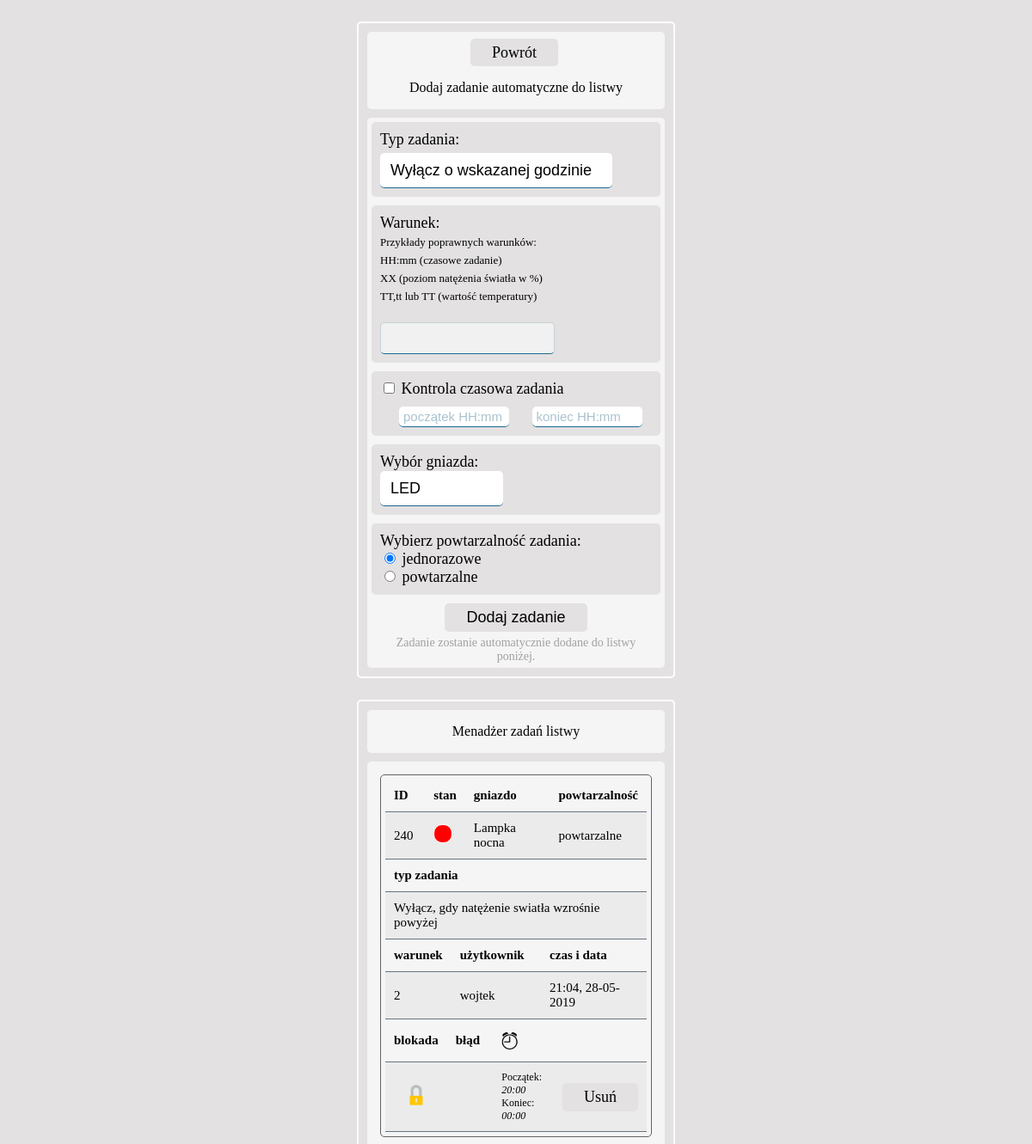
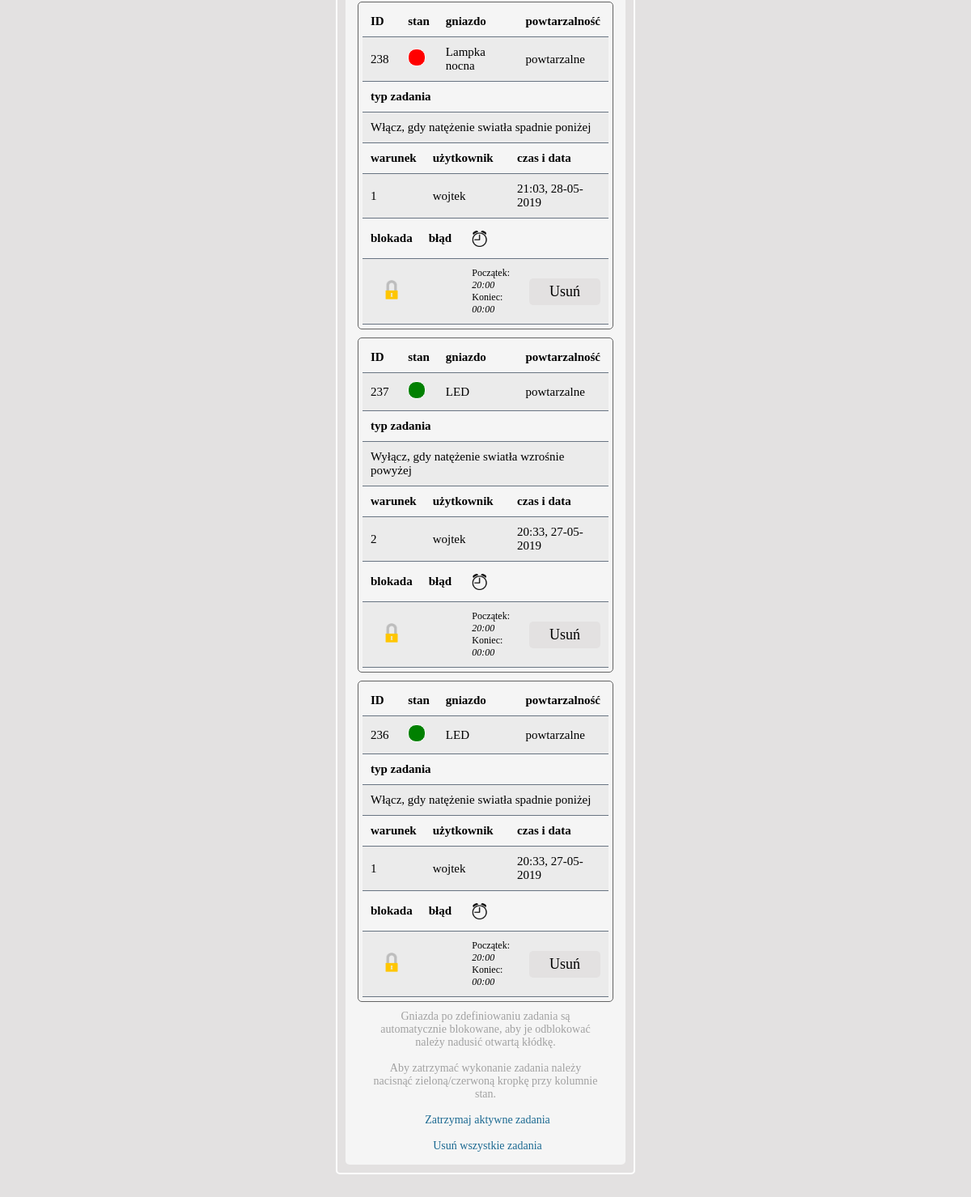
/ipacs_mobile/tasks.php?adapter_id=2 (signed in), run on the app's committed database (2 pictures, top to bottom).
### tables this page shows
CREATE TABLE `socket_tasks` (
  `task_id` int(11) NOT NULL,
  `socket_id` int(11) NOT NULL,
  `sensor_id` int(11) NOT NULL,
  `adapter_id` int(11) NOT NULL,
  `task_type` text NOT NULL,
  `task_condition` text NOT NULL,
  `task_time_controlled` tinyint(1) NOT NULL DEFAULT '0',
  `task_time_on` varchar(5) NOT NULL,
  `task_time_off` varchar(5) NOT NULL,
  `task_cycle` tinyint(1) NOT NULL DEFAULT '0',
  `task_state` tinyint(1) NOT NULL DEFAULT '1',
  `task_date` text NOT NULL,
  `task_time` text NOT NULL,
  `task_user` text NOT NULL,
  `task_cancel` text NOT NULL,
  `task_active` tinyint(1) NOT NULL DEFAULT '1',
  `task_error` text NOT NULL
);

CREATE TABLE `sockets` (
  `socket_id` int(11) NOT NULL,
  `adapter_id` int(11) NOT NULL,
  `socket_name` text NOT NULL,
  `socket_state` tinyint(1) DEFAULT '0',
  `socket_task_control` tinyint(1) NOT NULL DEFAULT '0'
);

### ipacs_mobile/tasks.php (the view, shortened to what this page needs)
<?php
    require_once "mysql_connect.php";
    $link = @new mysqli($host, $db_user, $db_password, $db_name);
    if ($link->connect_errno!=0)
    {
        echo "Error: ".$link->connect_errno;
    }
    else
    {
        if($result = @$link->query('
        SELECT task_time_controlled, task_time_on, task_time_off, task_active, task_cycle,task_id, sockets.socket_name, sensors.sensor_name, sensors.sensor_type, task_type, task_condition, task_state, task_date, task_time, task_user, sensors.adapter_id, task_error, sockets.socket_id, sockets.socket_task_control
            FROM socket_tasks
            INNER JOIN sensors
            	ON socket_tasks.sensor_id=sensors.sensor_id AND sensors.adapter_id = '.$_GET['adapter_id'].'
            INNER JOIN sockets
            	ON socket_tasks.socket_id=sockets.socket_id
            WHERE `task_state`=1 ORDER by `task_id` DESC
        '))
        {
            if($result->num_rows > 0)
            {
                $i = 0;
                while($row = $result->fetch_assoc())
                {
                    $data[$i]['task_id'] = $row['task_id'];
                    $data[$i]['socket_name'] = $row['socket_name'];
                    $data[$i]['task_condition'] = $row['task_condition'];
                    $data[$i]['task_cycle'] = $row['task_cycle'];
                    $data[$i]['sensor_name'] = $row['sensor_name'];
                    $data[$i]['sensor_type'] = $row['sensor_type'];
                    $data[$i]['task_user'] = $row['task_user'];
                    $data[$i]['task_time'] = $row['task_time'];
                    $data[$i]['task_date'] = $row['task_date'];
                    $data[$i]['task_id'] = $row['task_id'];
                    $data[$i]['task_type'] = $row['task_type'];
                    $data[$i]['task_error'] = $row['task_error'];
                    $data[$i]['socket_id'] = $row['socket_id'];
                    $data[$i]['socket_task_control'] = $row['socket_task_control'];
                    $data[$i]['task_active'] = $row['task_active'];
                    $data[$i]['task_time_controlled'] = $row['task_time_controlled'];
                    $data[$i]['task_time_on'] = $row['task_time_on'];
                    $data[$i]['task_time_off'] = $row['task_time_off'];
                    $i++;
                }
            }
        }
        else
        {
            echo "ERROR: Could not able to execute $link. ";
        }
        if($result = @$link->query('SELECT * FROM sockets WHERE `adapter_id`='.$_GET['adapter_id']))
        {
            if($result->num_rows > 0)
            {
                $i = 0;
                while($row = $result->fetch_assoc())
                {
                    $sockets[$i]['socket_id'] = $row["socket_id"];
                    $sockets[$i]['socket_name'] = $row["socket_name"];
                    $sockets[$i]['socket_state'] = $row["socket_state"];
                    $sockets[$i]['socket_task_control'] = $row["socket_task_control"];
                    $i++;
                }
            }
            else
            {
               echo "Error: No sockets";;
            }
        }
        else
        {
            echo "Error: result ".$adapters['adapter_id'];
        }
}
?>
<!DOCTYPE html>
<html lang="pl">
<head>
    <link rel="stylesheet" href="styl.css">
</head>
<body>
    <div id="container">
        <div class="panel">
            <div class="subPanelTop">
            <div style="float:left; margin-left: 120px; position: fixed;"><a href="index.php" class="goBack" style="line-height: 20px">Powrót</a></div><br>
                Dodaj zadanie automatyczne do listwy
            </div>
            <?php if ($_SESSION['user_permission'] > 0)
            echo '
            <div class="subPanelDetails" style="padding: 5px;">
                <form name="add" method="post" action="task_add.php?adapter_id='.$_GET["adapter_id"].'">
                    <div class="tasksDiv">Typ zadania: <br>
                    <select name="tasks" id="taskSelect" style="margin-top: 5px;width: 270px;">
                        <option value="time_off">Wyłącz o wskazanej godzinie</option>
                    </select></div><br>
                    <div class="tasksDiv">Warunek: <br>
                    <font size="2">
                    Przykłady poprawnych warunków:<br>
                    HH:mm (czasowe zadanie)<br>
                    XX (poziom natężenia światła w %)<br>
                    TT,tt lub TT (wartość temperatury)<br>
                    </font><br>
                    <input type="text" name="condition" class="taskCondition" id="condition">
                    </div><br>
                    <div class="tasksDiv">
                        <input type="checkbox" name="timeControlledTask"> Kontrola czasowa zadania<br>
                        <div id="pokazane_warunki" style="margin-top: 10px;">
                            <input type="text" size="11" class="changeName" name="timeOn" placeholder="początek HH:mm"/>
                            <input type="text" size="11" class="changeName" name="timeOff" placeholder="koniec HH:mm"/>
                        </div>
                    </div><br>
                    <div class="tasksDiv">Wybór gniazda:<br>
                    <select name="sockets">';
                            foreach($sockets as $socket)
                            {
                                echo '<option value="'.$socket["socket_id"].'">'.$socket["socket_name"].'</option>';
                            }
                    echo '</select></div><br>
                    <div class="tasksDiv">Wybierz powtarzalność zadania:<br>
                    <input type="radio" name="repeatability" value="0" checked> jednorazowe<br>
                    <input type="radio" name="repeatability" value="1"> powtarzalne<br></div>
                    <br>
                    <center><button name="submit" class="panelButton">Dodaj zadanie</button></center>
                    <div class="hintText" style="float: right;margin-top: 5px;">
                        Zadanie zostanie automatycznie dodane do listwy poniżej.
                    </div>
                </form>
            </div>
            </div>';
        ?>
        <div class="panel" id="tasks">
            <div class="subPanelTop">
                Menadżer zadań listwy
            </div>
            <div class="subPanelDetailsTasks">
                    <?php
                        if (!empty($data))
                        {
                            foreach($data as $row)
                            {
                                echo '<div class="subPanelConfigAdapter" id="id-'.$row['task_id'].'">
                                        <table class="logs" style="font-size: 14px;">
                                            <tr>
                                                <th class="logs" width="20%">ID</th>
                                                <th class="logs" width="10%">stan</th>
                                                <th class="logs" width="70%">gniazdo</th>
                                                <th class="logs" width="30px">powtarzalność</th>
                                            </tr><tr class="logs">';
                                echo '<td class="logs">'.$row['task_id'].'</td>';
                                if ($row['task_active'] == "1")
                                    echo '<td class="logs"><a href="task_activation.php?task_id='.$row['task_id'].'&inactive=1" class="task_active"></a></td>';
                                else if ($row['task_active'] == "0")
                                    echo '<td class="logs"><a href="task_activation.php?task_id='.$row['task_id'].'&active=1" class="task_inactive"></a></td>';
                                else
                                    echo '<td class="logs">'.$row['task_active'].'</td>';
                                echo '<td class="logs">'.$row['socket_name'].'</td>';
                                if ($row['task_cycle'] == 1)
                                    echo '<td class="logs">powtarzalne</td>';
                                else if ($row['task_cycle'] == 0)
                                    echo '<td class="logs">jednorazowe</td>';
                                echo '</tr></table>
                                <table class="logs" style="font-size: 14px;">
                                            <tr>
                                                <th class="logs" width="150px">typ zadania</th>
                                            </tr><tr class="logs">';
                                if ($row['task_type'] == "time_on")
                                    echo '<td class="logs">Włącz o wskazanej godzinie</td>';
                                else if ($row['task_type'] == "time_off")
                                    echo '<td class="logs">Wyłącz o wskazanej godzinie</td>';
                                else if ($row['task_type'] == "temp_up_off")
                                    echo '<td class="logs">Wyłącz, gdy temperatura wzrośnie powyżej</td>';
                                else if ($row['task_type'] == "temp_up_on")
                                    echo '<td class="logs">Włącz, gdy temperatura wzrośnie powyżej</td>';
                                else if ($row['task_type'] == "temp_down_off")
                                    echo '<td class="logs">Wyłącz, gdy temperatura spadnie poniżej</td>';
                                else if ($row['task_type'] == "temp_down_on")
                                    echo '<td class="logs">Włącz, gdy temperatura spadnie poniżej</td>';
                                else if ($row['task_type'] == "light_up_off")
                                echo '<td class="logs">Wyłącz, gdy natężenie swiatła wzrośnie powyżej</td>';
                                else if ($row['task_type'] == "light_up_on")
                                    echo '<td class="logs">Włącz, gdy natężenie swiatła wzrośnie powyżej</td>';
                                else if ($row['task_type'] == "light_up_on")
                                    echo '<td class="logs">Włącz, gdy natężenie swiatła przekroczy</td>';
                                else if ($row['task_type'] == "light_down_off")
                                    echo '<td class="logs">Wyłącz, gdy natężenie swiatła spadnie poniżej</td>';
                                else if ($row['task_type'] == "light_down_on")
                                    echo '<td class="logs">Włącz, gdy natężenie swiatła spadnie poniżej</td>';
                                    echo '</tr></table>';
                                echo '<table class="logs" style="font-size: 14px;">
                                            <tr>
                                                <th class="logs" width="20%">warunek</th>
                                                <th class="logs" width="35%">użytkownik</th>
                                                <th class="logs" width="45%">czas i data</th>
                                            </tr><tr class="logs">';
                                    echo '<td class="logs">'.$row['task_condition'].'</td>';
                                echo '<td class="logs">'.$row['task_user'].'</td>';
                                echo '<td class="logs">'.$row['task_time'].', '.$row['task_date'].'</td>';
                                echo '</tr></table>';
                                echo '<table class="logs" style="font-size: 14px;">
                                            <tr>
                                                <th class="logs" width="20%">blokada</th>
                                                <th class="logs" width="40%">błąd</th>
                                                <th class="logs" width="40%"><img src="clock.png" width="20px" style="margin-top: 5px;"/></th>';
                                                if ($_SESSION['user_permission'] > 0) echo '<th class="logs" width="40%" align="right"></th>
                                            </tr><tr class="logs">';
                                if ($row['socket_task_control'] == 1)
                                    echo '<td class="logs"><a href="socket_lock.php?socket_id='.$row['socket_id'].'&lock=0&task_id='.$row['task_id'].'"><img src="padlock_unlocked.png" width="30px" height="30px" title="Odblokuj gniazdo"/></a></td>';
                                else
                                    echo '<td class="logs"><center><a href="socket_lock.php?socket_id='.$row['socket_id'].'&lock=1&task_id='.$row['task_id'].'"><img src="padlock_locked.png" width="30px" height="30px" title="Zablokuj gniazdo"/></a></center></td>';
                                echo '<td class="logs"><font color="red">'.$row['task_error'].'</font></td>';
                                if ($row['task_time_controlled'] == 1)
                                    echo '<td class="logs" style="font-size: 12px;">Początek: <i>'.$row['task_time_on'].'</i><br>Koniec: <i>'.$row['task_time_off'].'</i></td>';
                                else
                                    echo '<td class="logs"></td>';
                                if ($_SESSION['user_permission'] > 0) echo '<td class="logs" align="right"><a href="task_cancel.php?task_id='.$row['task_id'].'" class="goBack">Usuń</a></td>';
                                echo '</tr></table>';
                                echo '</div>';
                            }
                        }
                        else
                        {
                            echo '</table><br>Brak zadań';
                        }
                    ?>
                    <center><div class="hintText">
                        Gniazda po zdefiniowaniu zadania są automatycznie blokowane, aby je odblokować należy nadusić otwartą kłódkę.<br> <br>
                        Aby zatrzymać wykonanie zadania należy nacisnąć zieloną/czerwoną kropkę przy kolumnie stan.<br><br>
                        <?php
                            echo '<a href="task_mgmt.php?adapter_id='.$_GET['adapter_id'].'&pause=1" class="configLink">Zatrzymaj aktywne zadania</a><br><br>';
                            echo '<a href="task_mgmt.php?adapter_id='.$_GET['adapter_id'].'&cancel=1" style="margin-top: 5px;" class="configLink">Usuń wszystkie zadania</a>';
                        ?>
                    </div></center>
            </div>
        </div>
    </div>
</body>
</html>

### data on the page
socket_tasks: task_id "240", socket.socket_name "Lampka nocna", task_cycle "powtarzalne", shows "Wyłącz, gdy natężenie swiatła wzrośnie powyżej", task_condition "2", task_user "wojtek", task_time "21:04", task_date "28-05-2019", task_time_on "20:00", task_time_off "00:00"
socket_tasks: task_id "238", socket.socket_name "Lampka nocna", task_cycle "powtarzalne", shows "Włącz, gdy natężenie swiatła spadnie poniżej", task_condition "1", task_user "wojtek", task_time "21:03", task_date "28-05-2019", task_time_on "20:00", task_time_off "00:00"
socket_tasks: task_id "237", socket.socket_name "LED", task_cycle "powtarzalne", shows "Wyłącz, gdy natężenie swiatła wzrośnie powyżej", task_condition "2", task_user "wojtek", task_time "20:33", task_date "27-05-2019", task_time_on "20:00", task_time_off "00:00"
socket_tasks: task_id "236", socket.socket_name "LED", task_cycle "powtarzalne", shows "Włącz, gdy natężenie swiatła spadnie poniżej", task_condition "1", task_user "wojtek", task_time "20:33", task_date "27-05-2019", task_time_on "20:00", task_time_off "00:00"

### other printed values
form field sockets "LED"
